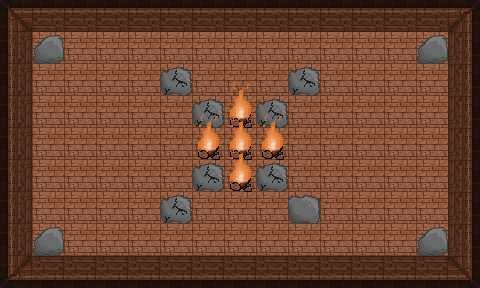

This is a level from a 2D game, rendered from its Tiled map with the project's own tilesets. A one-line summary and the complete map file follow:
An orthogonal 15x9 tile map with 32x32 px tiles, 2 tile layers (ground, obstacles) and 29 objects.

<map version="1.5" tiledversion="1.6.0" orientation="orthogonal" renderorder="right-down" width="15" height="9" tilewidth="32" tileheight="32" infinite="0" nextlayerid="10" nextobjectid="148">
 <tileset firstgid="1" source="room1.tsx" />
 <layer id="1" name="ground" width="15" height="9">
  <data encoding="csv">
1610612738,1,1,1,1,1,1,1,1,1,1,1,1,1,2,
1610612737,3,3,3,3,3,3,3,3,3,3,3,3,3,2684354561,
1610612737,3,3,3,3,3,3,3,3,3,3,3,3,3,2684354561,
1610612737,3,3,3,3,3,3,3,3,3,3,3,3,3,2684354561,
1610612737,3,3,3,3,3,3,3,3,3,3,3,3,3,2684354561,
1610612737,3,3,3,3,3,3,3,3,3,3,3,3,3,2684354561,
1610612737,3,3,3,3,3,3,3,3,3,3,3,3,3,2684354561,
1610612737,3,3,3,3,3,3,3,3,3,3,3,3,3,2684354561,
3221225474,3221225473,3221225473,3221225473,3221225473,3221225473,3221225473,3221225473,3221225473,3221225473,3221225473,3221225473,3221225473,3221225473,2684354562
</data>
 </layer>
 <objectgroup id="5" name="doors-UP">
  <object id="36" x="224" y="0" width="32" height="32" />
 </objectgroup>
 <objectgroup id="6" name="doors-RIGHT">
  <object id="37" x="448" y="128" width="32" height="32" />
 </objectgroup>
 <objectgroup id="7" name="doors-LEFT">
  <object id="39" x="0" y="128" width="32" height="32" />
 </objectgroup>
 <objectgroup id="8" name="doors-DOWN">
  <object id="40" x="224" y="256" width="32" height="32" />
 </objectgroup>
 <layer id="3" name="obstacles" width="15" height="9">
  <data encoding="csv">
0,0,0,0,0,0,0,0,0,0,0,0,0,0,0,
0,7,0,0,0,0,0,0,0,0,0,0,0,7,0,
0,0,0,0,0,6,0,0,0,6,0,0,0,0,0,
0,0,0,0,0,0,6,12,6,0,0,0,0,0,0,
0,0,0,0,0,0,12,12,12,0,0,0,0,0,0,
0,0,0,0,0,0,6,12,6,0,0,0,0,0,0,
0,0,0,0,0,6,0,0,0,4,0,0,0,0,0,
0,7,0,0,0,0,0,0,0,0,0,0,0,7,0,
0,0,0,0,0,0,0,0,0,0,0,0,0,0,0
</data>
 </layer>
 <objectgroup id="4" name="border">
  <object id="3" x="0" y="0" width="224" height="32" />
  <object id="4" x="448" y="0" width="32" height="128" />
  <object id="24" x="256" y="0" width="224" height="32" />
  <object id="25" x="448" y="160" width="32" height="128" />
  <object id="26" x="0" y="256" width="224" height="32" />
  <object id="27" x="256" y="256" width="224" height="32" />
  <object id="28" x="0" y="0" width="32" height="128" />
  <object id="29" x="0" y="160" width="32" height="128" />
  <object id="131" x="262.5" y="190.75">
   <polygon points="0,0 -4.75,-11.75 -1.75,-21.5 14.25,-25.75 23.5,-18 23.75,-3.25 10.75,1" />
  </object>
  <object id="132" x="165.25" y="224">
   <polygon points="0,0 -4.75,-11.75 -1.75,-21.5 14.25,-25.75 23.5,-18 23.75,-3.25 10.75,1" />
  </object>
  <object id="133" x="197.25" y="189.75">
   <polygon points="0,0 -4.75,-11.75 -1.75,-21.5 14.25,-25.75 23.5,-18 23.75,-3.25 10.75,1" />
  </object>
  <object id="134" x="165.5" y="94.5">
   <polygon points="0,0 -4.75,-11.75 -1.75,-21.5 14.25,-25.75 23.5,-18 23.75,-3.25 10.75,1" />
  </object>
  <object id="135" x="197.5" y="125.75">
   <polygon points="0,0 -4.75,-11.75 -1.75,-21.5 14.25,-25.75 23.5,-18 23.75,-3.25 10.75,1" />
  </object>
  <object id="136" x="262" y="127">
   <polygon points="0,0 -4.75,-11.75 -1.75,-21.5 14.25,-25.75 23.5,-18 23.75,-3.25 10.75,1" />
  </object>
  <object id="137" x="293" y="93.25">
   <polygon points="0,0 -4.75,-11.75 -1.75,-21.5 14.25,-25.75 23.5,-18 23.75,-3.25 10.75,1" />
  </object>
  <object id="138" x="294.333" y="199.333">
   <polygon points="0,0 13,-2 23.75,3 23.25,19.5 17.75,24.25 -2.25,22 -5,8.25" />
  </object>
  <object id="139" x="35.5" y="61.5">
   <polygon points="0,0 24,-0.375 26.75,-13.625 21.625,-24.375 12.25,-24 -1.125,-11.625" />
  </object>
  <object id="140" x="36" y="254.5">
   <polygon points="0,0 24,-0.375 26.75,-13.625 21.625,-24.375 12.25,-24 -1.125,-11.625" />
  </object>
  <object id="141" x="419.5" y="251.5">
   <polygon points="0,0 24,-0.375 26.75,-13.625 21.625,-24.375 12.25,-24 -1.125,-11.625" />
  </object>
  <object id="142" x="419.5" y="61">
   <polygon points="0,0 24,-0.375 26.75,-13.625 21.625,-24.375 12.25,-24 -1.125,-11.625" />
  </object>
 </objectgroup>
 <objectgroup id="9" name="fire">
  <object id="143" x="231.75" y="124">
   <polygon points="0,0 20.375,1.625 17.125,-7.25 19.75,-15 9.625,-20.25 0,-11.625" />
  </object>
  <object id="144" x="197.25" y="155">
   <polygon points="0,0 20.375,1.625 17.125,-7.25 19.75,-15 9.625,-20.25 0,-11.625" />
  </object>
  <object id="145" x="229.75" y="155">
   <polygon points="0,0 20.375,1.625 17.125,-7.25 19.75,-15 9.625,-20.25 0,-11.625" />
  </object>
  <object id="146" x="229.25" y="188">
   <polygon points="0,0 20.375,1.625 17.125,-7.25 19.75,-15 9.625,-20.25 0,-11.625" />
  </object>
  <object id="147" x="262" y="155">
   <polygon points="0,0 20.375,1.625 17.125,-7.25 19.75,-15 9.625,-20.25 0,-11.625" />
  </object>
 </objectgroup>
</map>
